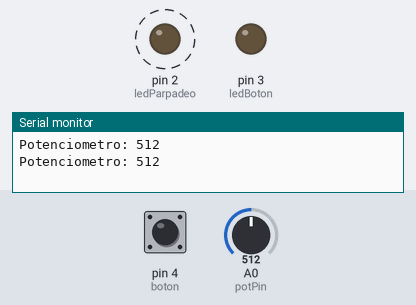
This sketch was run on a simulated Arduino Uno, built with avr-gcc and run on an emulated ATmega328P. Shown: output pins drawn as LEDs (lit = HIGH), the last lines printed to the serial monitor. Dashed ring = blinking. Inputs (shaded band) come from the test bench; at power-on: pin 4 (boton) HIGH, A0 (potPin) = 512.

Above: at 0.8 s.
0.9 s: pin 4 (boton) pulled LOW for 0.15 s
At 1.26 s:
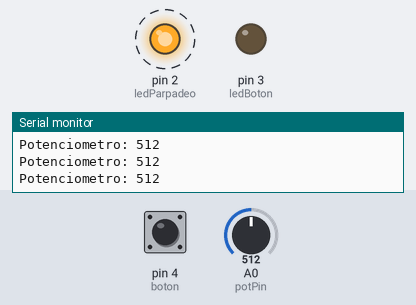
3.9 s: pin 4 (boton) pulled LOW for 3.2 s
At 4.2 s:
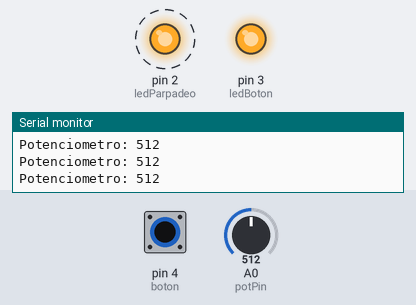
Timing chart, 0 to 17.6 s (numbered marks = the images above; inputs shaded):
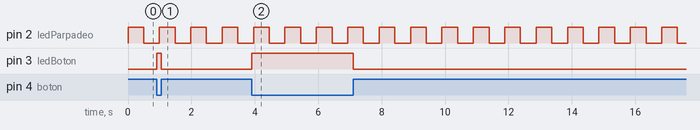

Measured:
- after the input at 0.9 s, pin 3 (ledBoton): LOW → HIGH at once, → LOW 0.15 s later
- after the input at 3.9 s, pin 3 (ledBoton): LOW → HIGH at once, → LOW 3.2 s later
- by itself, pin 2 (ledParpadeo): alternates HIGH for 0.50 s and LOW for 0.50 s

The sketch:

TareasDiferentePrioridad.ino
```cpp
#include <Arduino_FreeRTOS.h>


const int ledParpadeo = 2;
const int ledBoton = 3;
const int boton = 4;
const int potPin = A0;

void TareaParpadeo(void *pvParameters);
void TareaPotenciometro(void *pvParameters);
void TareaBoton(void *pvParameters);

void setup() {
  Serial.begin(9600);

  pinMode(ledParpadeo, OUTPUT);
  pinMode(ledBoton, OUTPUT);
  pinMode(boton, INPUT_PULLUP);


  xTaskCreate(TareaParpadeo, "LED", 128, NULL, 1, NULL);
  xTaskCreate(TareaPotenciometro, "POT", 128, NULL, 2, NULL);
  xTaskCreate(TareaBoton, "BOTON", 128, NULL, 3, NULL);


  vTaskStartScheduler();
}

void loop() {

}


void TareaParpadeo(void *pvParameters) {
  (void) pvParameters;
  for (;;) {
    digitalWrite(ledParpadeo, HIGH);
    vTaskDelay(500 / portTICK_PERIOD_MS);
    digitalWrite(ledParpadeo, LOW);
    vTaskDelay(500 / portTICK_PERIOD_MS);
  }
}

void TareaPotenciometro(void *pvParameters) {
  (void) pvParameters;
  for (;;) {
    int valor = analogRead(potPin);
    Serial.print("Potenciometro: ");
    Serial.println(valor);
    vTaskDelay(500 / portTICK_PERIOD_MS);
  }
}


void TareaBoton(void *pvParameters) {
  (void) pvParameters;
  for (;;) {
    if (digitalRead(boton) == LOW) {
      digitalWrite(ledBoton, HIGH);
    } else {
      digitalWrite(ledBoton, LOW);
    }
    vTaskDelay(10 / portTICK_PERIOD_MS);
  }
}
```
